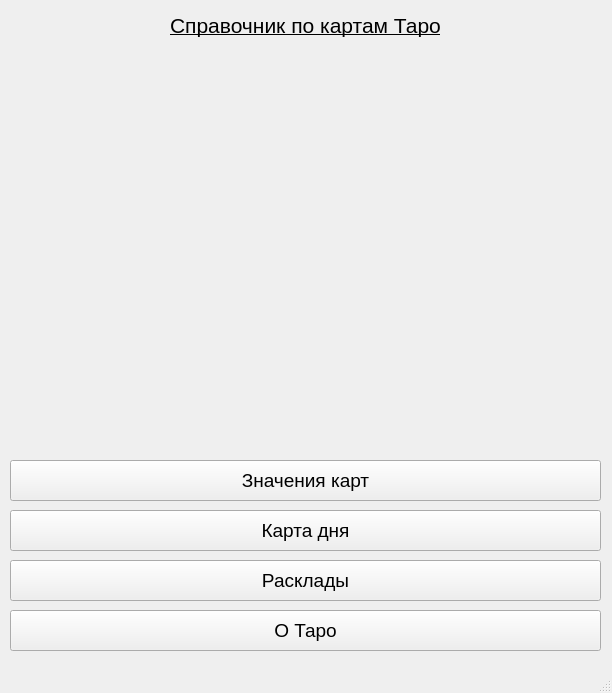
<?xml version="1.0" encoding="UTF-8"?>
<ui version="4.0">
 <class>MainWindow</class>
 <widget class="QMainWindow" name="MainWindow">
  <property name="geometry">
   <rect>
    <x>0</x>
    <y>0</y>
    <width>612</width>
    <height>693</height>
   </rect>
  </property>
  <property name="windowTitle">
   <string>MainWindow</string>
  </property>
  <widget class="QWidget" name="centralwidget">
   <widget class="QPushButton" name="btn_meaning">
    <property name="geometry">
     <rect>
      <x>10</x>
      <y>460</y>
      <width>591</width>
      <height>41</height>
     </rect>
    </property>
    <property name="font">
     <font>
      <pointsize>14</pointsize>
     </font>
    </property>
    <property name="text">
     <string>Значения карт</string>
    </property>
   </widget>
   <widget class="QPushButton" name="btn_layouts">
    <property name="geometry">
     <rect>
      <x>10</x>
      <y>560</y>
      <width>591</width>
      <height>41</height>
     </rect>
    </property>
    <property name="font">
     <font>
      <pointsize>14</pointsize>
     </font>
    </property>
    <property name="text">
     <string>Расклады</string>
    </property>
   </widget>
   <widget class="QPushButton" name="btn_info">
    <property name="geometry">
     <rect>
      <x>10</x>
      <y>610</y>
      <width>591</width>
      <height>41</height>
     </rect>
    </property>
    <property name="font">
     <font>
      <pointsize>14</pointsize>
     </font>
    </property>
    <property name="text">
     <string>О Таро</string>
    </property>
   </widget>
   <widget class="QLabel" name="image">
    <property name="geometry">
     <rect>
      <x>10</x>
      <y>50</y>
      <width>591</width>
      <height>391</height>
     </rect>
    </property>
    <property name="text">
     <string/>
    </property>
   </widget>
   <widget class="QLabel" name="label_2">
    <property name="geometry">
     <rect>
      <x>170</x>
      <y>10</y>
      <width>281</width>
      <height>31</height>
     </rect>
    </property>
    <property name="font">
     <font>
      <pointsize>16</pointsize>
      <weight>50</weight>
      <italic>false</italic>
      <bold>false</bold>
      <underline>true</underline>
      <stylestrategy>PreferDefault</stylestrategy>
      <kerning>true</kerning>
     </font>
    </property>
    <property name="text">
     <string>Справочник по картам Таро</string>
    </property>
   </widget>
   <widget class="QPushButton" name="btn_day_card">
    <property name="geometry">
     <rect>
      <x>10</x>
      <y>510</y>
      <width>591</width>
      <height>41</height>
     </rect>
    </property>
    <property name="font">
     <font>
      <pointsize>14</pointsize>
     </font>
    </property>
    <property name="text">
     <string>Карта дня</string>
    </property>
   </widget>
  </widget>
  <widget class="QMenuBar" name="menubar">
   <property name="geometry">
    <rect>
     <x>0</x>
     <y>0</y>
     <width>612</width>
     <height>21</height>
    </rect>
   </property>
  </widget>
  <widget class="QStatusBar" name="statusbar"/>
 </widget>
 <resources/>
 <connections/>
</ui>
